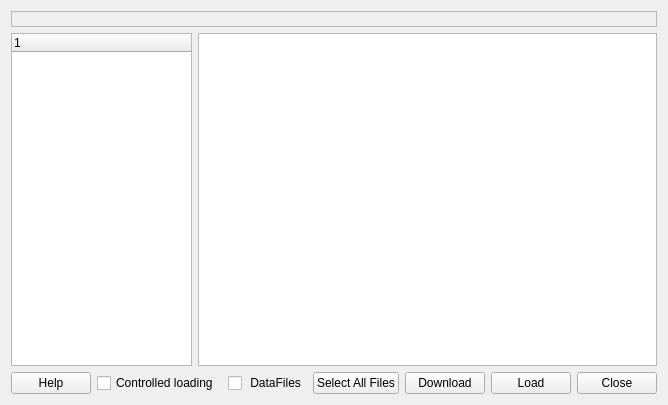
<ui version="4.0" >
 <class>ICatInvestigation</class>
 <widget class="QWidget" name="ICatInvestigation" >
  <property name="geometry" >
   <rect>
    <x>0</x>
    <y>0</y>
    <width>657</width>
    <height>405</height>
   </rect>
  </property>
  <property name="windowTitle" >
   <string>Investigation Data</string>
  </property>
  <layout class="QGridLayout" name="gridLayout" >
   <item row="0" column="0" colspan="2" >
    <widget class="QLabel" name="invstlabel" >
     <property name="frameShape" >
      <enum>QFrame::StyledPanel</enum>
     </property>
     <property name="frameShadow" >
      <enum>QFrame::Sunken</enum>
     </property>
     <property name="text" >
      <string/>
     </property>
    </widget>
   </item>
   <item row="1" column="0" >
    <widget class="QTreeWidget" name="invsttreeWidget" >
     <property name="maximumSize" >
      <size>
       <width>181</width>
       <height>16777215</height>
      </size>
     </property>
     <property name="horizontalScrollBarPolicy" >
      <enum>Qt::ScrollBarAsNeeded</enum>
     </property>
     <property name="autoScrollMargin" >
      <number>9</number>
     </property>
     <property name="alternatingRowColors" >
      <bool>false</bool>
     </property>
     <column>
      <property name="text" >
       <string/>
      </property>
     </column>
    </widget>
   </item>
   <item row="1" column="1" >
    <widget class="QTableWidget" name="invsttableWidget" >
     <property name="font" >
      <font>
       <weight>50</weight>
       <bold>false</bold>
      </font>
     </property>
     <property name="styleSheet" >
      <string notr="true" >alternate-background-color: rgb(216, 225, 255);</string>
     </property>
     <property name="alternatingRowColors" >
      <bool>true</bool>
     </property>
     <property name="selectionMode" >
      <enum>QAbstractItemView::ExtendedSelection</enum>
     </property>
     <property name="selectionBehavior" >
      <enum>QAbstractItemView::SelectRows</enum>
     </property>
     <property name="textElideMode" >
      <enum>Qt::ElideLeft</enum>
     </property>
     <property name="sortingEnabled" >
      <bool>false</bool>
     </property>
     <property name="wordWrap" >
      <bool>true</bool>
     </property>
     <property name="cornerButtonEnabled" >
      <bool>true</bool>
     </property>
    </widget>
   </item>
   <item row="2" column="0" colspan="2" >
    <layout class="QHBoxLayout" name="horizontalLayout" >
     <item>
      <widget class="QPushButton" name="helpButton" >
       <property name="text" >
        <string>Help</string>
       </property>
      </widget>
     </item>
     <item>
      <widget class="QCheckBox" name="loadcheckBox" >
       <property name="toolTip" >
        <string>Popsup Load Raw/Nexus Dialog </string>
       </property>
       <property name="text" >
        <string>Controlled loading </string>
       </property>
      </widget>
     </item>
     <item>
      <widget class="QCheckBox" name="dataFilescheckBox" >
       <property name="toolTip" >
        <string>Load only  Raw and Nexus files</string>
       </property>
       <property name="text" >
        <string> DataFiles</string>
       </property>
      </widget>
     </item>
     <item>
      <spacer name="horizontalSpacer" >
       <property name="orientation" >
        <enum>Qt::Horizontal</enum>
       </property>
       <property name="sizeHint" stdset="0" >
        <size>
         <width>68</width>
         <height>20</height>
        </size>
       </property>
      </spacer>
     </item>
     <item>
      <widget class="QPushButton" name="selectallButton" >
       <property name="toolTip" >
        <string>Select All files from the  list</string>
       </property>
       <property name="text" >
        <string>Select All Files</string>
       </property>
      </widget>
     </item>
     <item>
      <widget class="QPushButton" name="downloadButton" >
       <property name="toolTip" >
        <string>Download  selected files</string>
       </property>
       <property name="text" >
        <string>Download</string>
       </property>
      </widget>
     </item>
     <item>
      <widget class="QPushButton" name="LoadButton" >
       <property name="toolTip" >
        <string>Load  selected files</string>
       </property>
       <property name="text" >
        <string>Load</string>
       </property>
      </widget>
     </item>
     <item>
      <widget class="QPushButton" name="cancelButton" >
       <property name="toolTip" >
        <string>Close Investigation data widget</string>
       </property>
       <property name="text" >
        <string>Close</string>
       </property>
      </widget>
     </item>
    </layout>
   </item>
  </layout>
 </widget>
 <tabstops>
  <tabstop>invsttreeWidget</tabstop>
 </tabstops>
 <resources/>
 <connections/>
</ui>
